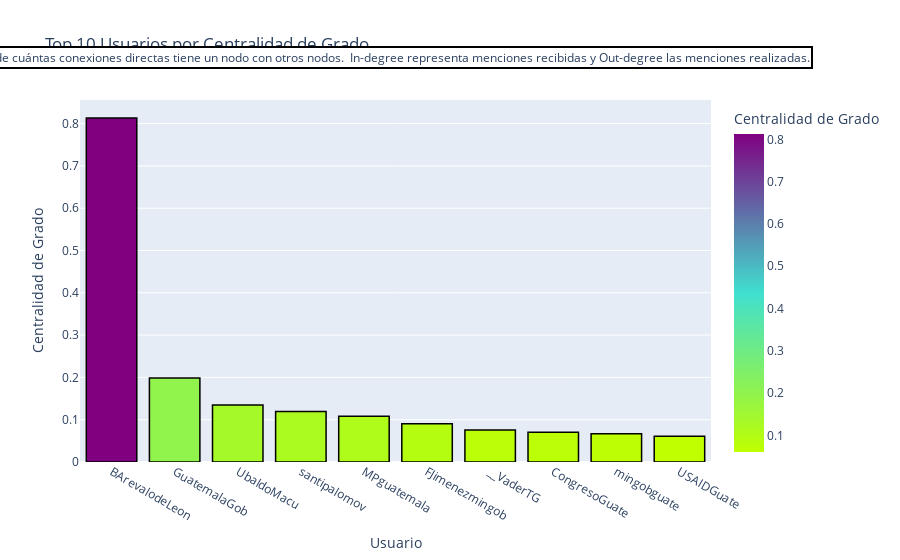
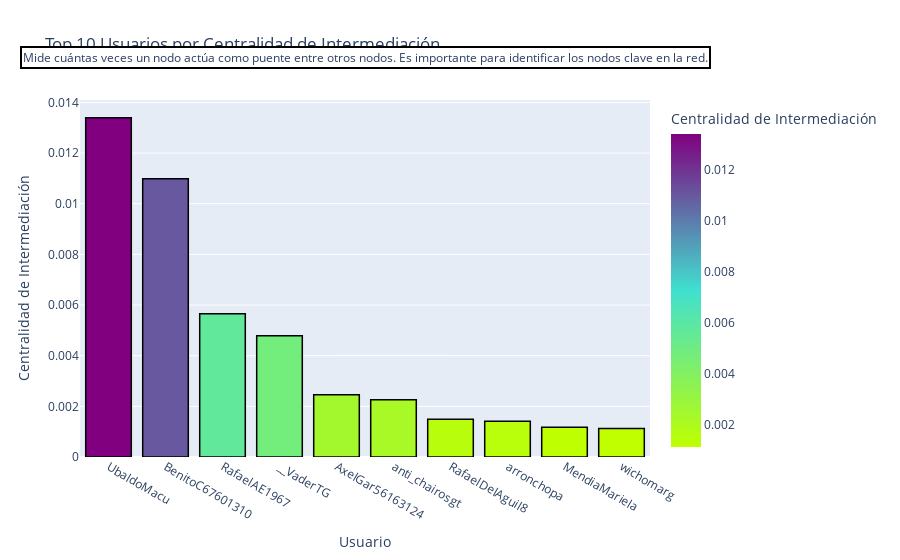

Notebook cell for these charts, in order:
### Code cell
# Convertir el grafo dirigido a no dirigido para Louvain
G_undirected = G.to_undirected()

# Aplicar el algoritmo de Louvain para detectar comunidades
partition = community_louvain.best_partition(G_undirected)

# Añadir la comunidad detectada como un atributo de los nodos
for node, community_id in partition.items():
    G.nodes[node]['community'] = community_id

# Calcular centralidades
degree_centrality = nx.degree_centrality(G)
in_degree_centrality = nx.in_degree_centrality(G)
out_degree_centrality = nx.out_degree_centrality(G)
betweenness_centrality = nx.betweenness_centrality(G)

# Obtener los top 10 usuarios por centralidad de grado e intermediación
top_10_degree = sorted(degree_centrality.items(), key=lambda x: x[1], reverse=True)[:10]
top_10_betweenness = sorted(betweenness_centrality.items(), key=lambda x: x[1], reverse=True)[:10]

# Crear DataFrames para graficar
top_10_degree_df = pd.DataFrame(top_10_degree, columns=['Usuario', 'Centralidad de Grado'])
top_10_betweenness_df = pd.DataFrame(top_10_betweenness, columns=['Usuario', 'Centralidad de Intermediación'])

# Crear gráficos de barras interactivos en Plotly
fig_degree = px.bar(top_10_degree_df, x='Usuario', y='Centralidad de Grado', 
                    title="Top 10 Usuarios por Centralidad de Grado",
                    labels={'Usuario': 'Usuario', 'Centralidad de Grado': 'Centralidad de Grado'},
                    color='Centralidad de Grado', color_continuous_scale=['#BFFF00', '#40E0D0', '#800080'])

fig_betweenness = px.bar(top_10_betweenness_df, x='Usuario', y='Centralidad de Intermediación', 
                         title="Top 10 Usuarios por Centralidad de Intermediación",
                         labels={'Usuario': 'Usuario', 'Centralidad de Intermediación': 'Centralidad de Intermediación'},
                         color='Centralidad de Intermediación', color_continuous_scale=['#BFFF00', '#40E0D0', '#800080'])

# Añadir definición de centralidad de grado al gráfico
fig_degree.add_annotation(
    text="Mide cuántas conexiones directas tiene un nodo con otros nodos. \n"
         "In-degree representa menciones recibidas y Out-degree las menciones realizadas.",
    showarrow=False,
    xref="paper", yref="paper",
    x=0.5, y=1.15,
    font=dict(size=12),
    align="center",
    bgcolor="white",
    bordercolor="black",
    borderwidth=2
)

# Añadir definición de centralidad de intermediación al gráfico
fig_betweenness.add_annotation(
    text="Mide cuántas veces un nodo actúa como puente entre otros nodos.\n"
         "Es importante para identificar los nodos clave en la red.",
    showarrow=False,
    xref="paper", yref="paper",
    x=0.5, y=1.15,
    font=dict(size=12),
    align="center",
    bgcolor="white",
    bordercolor="black",
    borderwidth=2
)

# Hacer que ambos gráficos se vean consistentes
fig_degree.update_traces(marker=dict(line=dict(width=1.5, color='black')))
fig_betweenness.update_traces(marker=dict(line=dict(width=1.5, color='black')))

# Mostrar gráficos juntos
fig_degree.show()
fig_betweenness.show()

### Figure 1 — Plotly figure (JSON) as saved in the notebook; plotly's stock layout.template omitted (floating-point values rounded to 4 significant figures)
{"data": [{"alignmentgroup": "True", "hovertemplate": "Usuario=%{x}<br>Centralidad de Grado=%{marker.color}<extra></extra>", "legendgroup": "", "marker": {"color": [0.813, 0.1983, 0.1348, 0.1193, 0.1084, 0.09029, 0.07578, 0.0703, 0.06708, 0.06063], "coloraxis": "coloraxis", "line": {"color": "black", "width": 1.5}, "pattern": {"shape": ""}}, "name": "", "offsetgroup": "", "orientation": "v", "showlegend": false, "textposition": "auto", "type": "bar", "x": ["BArevalodeLeon", "GuatemalaGob", "UbaldoMacu", "santipalomov", "MPguatemala", "FJimenezmingob", "__VaderTG", "CongresoGuate", "mingobguate", "USAIDGuate"], "xaxis": "x", "y": [0.813, 0.1983, 0.1348, 0.1193, 0.1084, 0.09029, 0.07578, 0.0703, 0.06708, 0.06063], "yaxis": "y"}], "layout": {"annotations": [{"align": "center", "bgcolor": "white", "bordercolor": "black", "borderwidth": 2, "font": {"size": 12}, "showarrow": false, "text": "Mide cuántas conexiones directas tiene un nodo con otros nodos. \nIn-degree representa menciones recibidas y Out-degree las menciones realizadas.", "x": 0.5, "xref": "paper", "y": 1.15, "yref": "paper"}], "barmode": "relative", "coloraxis": {"colorbar": {"title": {"text": "Centralidad de Grado"}}, "colorscale": [[0, "#BFFF00"], [0.5, "#40E0D0"], [1, "#800080"]]}, "legend": {"tracegroupgap": 0}, "title": {"text": "Top 10 Usuarios por Centralidad de Grado"}, "xaxis": {"anchor": "y", "domain": [0, 1], "title": {"text": "Usuario"}}, "yaxis": {"anchor": "x", "domain": [0, 1], "title": {"text": "Centralidad de Grado"}}}}

### Figure 2 — Plotly figure (JSON) as saved in the notebook; plotly's stock layout.template omitted (floating-point values rounded to 4 significant figures)
{"data": [{"alignmentgroup": "True", "hovertemplate": "Usuario=%{x}<br>Centralidad de Intermediación=%{marker.color}<extra></extra>", "legendgroup": "", "marker": {"color": [0.01339, 0.01098, 0.005655, 0.004783, 0.002457, 0.002256, 0.001491, 0.00141, 0.001173, 0.001127], "coloraxis": "coloraxis", "line": {"color": "black", "width": 1.5}, "pattern": {"shape": ""}}, "name": "", "offsetgroup": "", "orientation": "v", "showlegend": false, "textposition": "auto", "type": "bar", "x": ["UbaldoMacu", "BenitoC67601310", "RafaelAE1967", "__VaderTG", "AxelGar56163124", "anti_chairosgt", "RafaelDelAguil8", "arronchopa", "MendiaMariela", "wichomarg"], "xaxis": "x", "y": [0.01339, 0.01098, 0.005655, 0.004783, 0.002457, 0.002256, 0.001491, 0.00141, 0.001173, 0.001127], "yaxis": "y"}], "layout": {"annotations": [{"align": "center", "bgcolor": "white", "bordercolor": "black", "borderwidth": 2, "font": {"size": 12}, "showarrow": false, "text": "Mide cuántas veces un nodo actúa como puente entre otros nodos.\nEs importante para identificar los nodos clave en la red.", "x": 0.5, "xref": "paper", "y": 1.15, "yref": "paper"}], "barmode": "relative", "coloraxis": {"colorbar": {"title": {"text": "Centralidad de Intermediación"}}, "colorscale": [[0, "#BFFF00"], [0.5, "#40E0D0"], [1, "#800080"]]}, "legend": {"tracegroupgap": 0}, "title": {"text": "Top 10 Usuarios por Centralidad de Intermediación"}, "xaxis": {"anchor": "y", "domain": [0, 1], "title": {"text": "Usuario"}}, "yaxis": {"anchor": "x", "domain": [0, 1], "title": {"text": "Centralidad de Intermediación"}}}}
